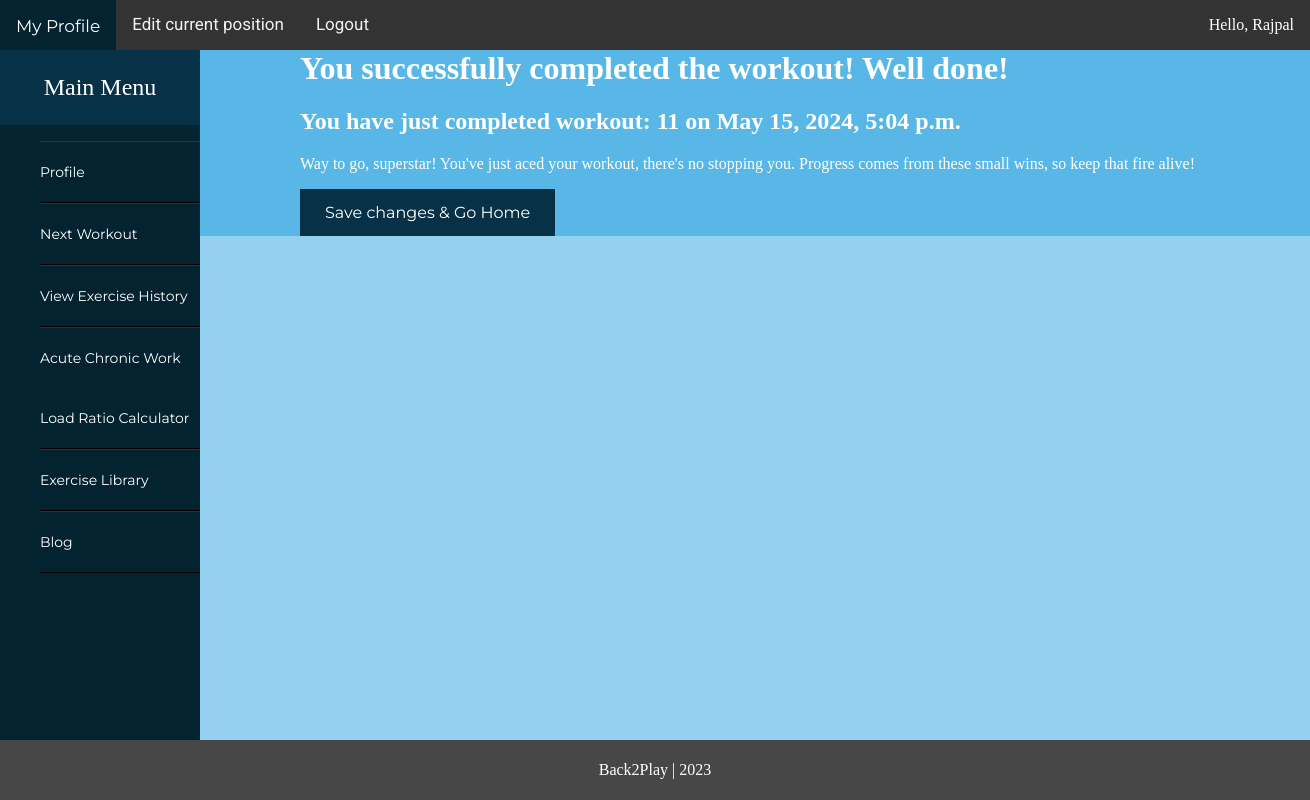
The app's page /workoutsuccess/ (signed in) with its own data.
### account/models.py (models this page shows, shortened)
class Account(AbstractBaseUser): #extends AbstractBaseUser class
    email                   = models.EmailField(verbose_name="email", max_length=60, unique=True) #can only have one user with that email
    username                = models.CharField(max_length=30, unique=True)
    date_joined             = models.DateTimeField(verbose_name='date joined', auto_now_add=True) #automatically adds current datetime
    last_login              = models.DateTimeField(verbose_name='last login', auto_now=True)
    is_admin                = models.BooleanField(default=False)     #all of these fields are required for a custom user model
    is_active               = models.BooleanField(default=True)      #set to true as user is active
    is_staff                = models.BooleanField(default=False)     #other defaults set to false as user is regular user
    is_superuser            = models.BooleanField(default=False)
    USERNAME_FIELD = 'email'    #what we want the user to log in with
    REQUIRED_FIELDS = ['username'] #required field for registration other than username
    objects = MyAccountManager()            #references account manager above

class MemberLastCompleteHistory(models.Model):
    user = models.OneToOneField(Account, null=True, on_delete=models.CASCADE) #delete objects that have relationship with this object
    session_complete_1 = models.DateTimeField(null=True, default=None)  #set null to True so values are empty until sessions are completed
    session_complete_2 = models.DateTimeField(null=True, default=None)
    session_complete_3 = models.DateTimeField(null=True, default=None)
    session_complete_4 = models.DateTimeField(null=True, default=None)
    session_complete_5 = models.DateTimeField(null=True, default=None)
    session_complete_6 = models.DateTimeField(null=True, default=None)
    session_complete_7 = models.DateTimeField(null=True, default=None)
    session_complete_8 = models.DateTimeField(null=True, default=None)
    session_complete_9 = models.DateTimeField(null=True, default=None)
    session_complete_10 = models.DateTimeField(null=True, default=None)
    session_complete_11 = models.DateTimeField(null=True, default=None)
    session_complete_12 = models.DateTimeField(null=True, default=None)

### workoutsessions/views.py (the view, shortened to what this page needs)
# urls.py: path('workoutsuccess/', workout_complete_success_view, name="workoutsuccess"),
def workout_complete_success_view(request):
    context = {}
    if not request.user.is_authenticated:
        return redirect("login")
    profile = request.user.profile
    now = datetime.datetime.now()
    member_instance = request.user
    member_instance, created = MemberLastCompleteHistory.objects.get_or_create(user=member_instance)
    member_instance.save()
    profile = request.user.profile
    position = profile.position
    if position == 11:
        member_instance.session_complete_11 = now
        member_instance.save()
        timeanddatenow = member_instance.session_complete_11
        the_date = timeanddatenow
        context = {
            'workout_sessions': workout_sessions,
            "the_date":the_date,
            "position":position,
            }
        profile.position += 1
        profile.save()
        return render(request, 'workoutsuccess.html', context)

### templates/workoutsuccess.html (shortened to what this page needs)
{% extends 'base.html' %}
{% load static %}
{% block content %}
    {% if request.user.is_authenticated %}
    <div class="container">
    <div class="row">
    <div class="everything">
    <h1>You successfully completed the workout! Well done!</h1>
    <h2>You have just completed workout: {{ position }} on {{ the_date }} </h2>
    <p>Way to go, superstar! You've just aced your workout, there's no stopping you. Progress comes from these small wins, so keep that fire alive!</p>
    <a class="home-button" href="{% url 'home' %}">Save changes & Go Home</a>
        {% endif %}
    </div>
    </div>
    </div>
    {% endblock content %}

### templates/base.html (shortened to what this page needs)
<!DOCTYPE html>
<html lang="en">
<head>
</head>
<body>
  <div class='container'>
    <div class="sidebar">
      <header>Main Menu</header>
        <ul>
            <li> <a href="{% url 'account' %}" > Profile </a> </li>
            <li> <a href="{% url 'workout' %}"> Next Workout</a> </li>
            <li> <a href="{% url 'workouthistory' %}"> View Exercise History</a> </li>
            <li> <a href="{% url 'acwrcalc' %}"> Acute Chronic Work Load Ratio Calculator</a> </li>
            <li> <a href="{% url 'library' %}"> Exercise Library </a> </li>
            <li> <a href="{% url 'bloghome' %}"> Blog </a> </li>
        </ul>
    </div>
    <div class="topbar">
      {% if request.user.is_authenticated %}
        <a class="active" href="{% url 'home' %}">My Profile</a>
        <a href="{% url 'changeposition' %}">Edit current position</a>
        <a href="{% url 'logout' %}">Logout</a>
        <div class="username">Hello, {{request.user.username}}</div>
      {% else %}
        <a class="active" href="{% url 'home' %}">Home</a>
        <a href="{% url 'login' %}">Login</a>
        <a href="{% url 'register' %}">Register</a>
      {% endif %}
    </div>
    <div class="scrollable-content">
      {% block content %}
      {% endblock content %}
    </div>
</body>
<footer>
  <div class="footer">
    <p>Back2Play | 2023</p>
  </div>
</footer>
</html>

### templates/base.html (style rules this page uses)
body { margin:0; box-sizing: border-box; background-color:#0a95db6f; padding: 0; }
.container { --topbar-height:50px; --sidebar-width:200px; color:white; }
.sidebar { position:fixed; top: var(--topbar-height); width: var(--sidebar-width); height: calc(100vh - var(--topbar-height)); background-color: #042331; overflow-y: auto; }
.sidebar header { font-size: 24px; color: white; text-align: center; line-height: 75px; background: #063146; user-select: none; }
.sidebar ul a { list-style-type: none; list-style: none; text-decoration: none; display: block; height: 100%; width: 100%; line-height: 60px; font-size: 14px; color: white; padding-left: 0px; padding-right: 2px; box-sizing: border-box; border-top: 1px solid rgba(255, 255, 255, .1); border-bottom: 1px solid black; transition: .4s; font-family: 'Montserrat', sans-serif; }
.sidebar ul { list-style-type: none; list-style: none; text-decoration: none; }
.topbar { position:fixed; top:0; width:100%; height: var(--topbar-height); background-color: #333; }
.scrollable-content { margin-top: var(--topbar-height); margin-left: var(--sidebar-width); background-color:#0a95db6f; }
.topbar { overflow: hidden; }
.topbar a { float: left; color: #f2f2f2; text-align: center; padding: 14px 16px; text-decoration: none; font-size: 17px; font-family: 'Roboto', sans-serif; }
.topbar a.active { background-color: #042331; color: white; display: inline-block; padding: 16px; }
.username { position: absolute; right: 16px; top: 0; line-height: var(--topbar-height); color: white; }
.footer { position: fixed; bottom: 0; width: 100%; text-align: center; background-color: #484747; padding: 5px 0; color: white; }

### templates/workoutsuccess.html (style rules this page uses)
.everything { margin-bottom: 20px; margin-left: 100px; width: 100%; padding:0px; }
.home-button { background-color: #063146; color: white; padding: 14px 25px; text-align: center; text-decoration: none; display: inline-block; font-family: 'Montserrat', sans-serif; }

### records on screen
Account: user.username "Rajpal"
MemberLastCompleteHistory: session_complete_11 "May 15, 2024, 5:04 p.m."

### other values on screen
{{ position }} "11"
